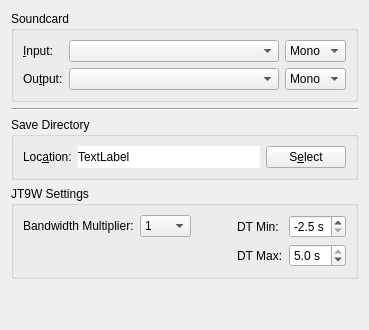
     <widget class="QWidget" name="audio_tab">
      <attribute name="title">
       <string>A&amp;udio</string>
      </attribute>
      <attribute name="toolTip">
       <string>Audio interface settings</string>
      </attribute>
      <layout class="QGridLayout" name="gridLayout_5">
       <item row="2" column="0">
        <widget class="QGroupBox" name="save_path_group_box">
         <property name="title">
          <string>Save Directory</string>
         </property>
         <layout class="QHBoxLayout" name="horizontalLayout_5">
          <item>
           <widget class="QLabel" name="save_path_label">
            <property name="text">
             <string>Loc&amp;ation:</string>
            </property>
            <property name="buddy">
             <cstring>save_path_select_push_button</cstring>
            </property>
           </widget>
          </item>
          <item>
           <widget class="QLabel" name="save_path_display_label">
            <property name="sizePolicy">
             <sizepolicy hsizetype="Preferred" vsizetype="Preferred">
              <horstretch>1</horstretch>
              <verstretch>0</verstretch>
             </sizepolicy>
            </property>
            <property name="toolTip">
             <string>Path to which .WAV files are saved.</string>
            </property>
            <property name="autoFillBackground">
             <bool>false</bool>
            </property>
            <property name="styleSheet">
             <string notr="true">background-color: rgb(255, 255, 255);</string>
            </property>
            <property name="text">
             <string>TextLabel</string>
            </property>
           </widget>
          </item>
          <item>
           <widget class="QPushButton" name="save_path_select_push_button">
            <property name="toolTip">
             <string>Click to select a different save directory for .WAV files.</string>
            </property>
            <property name="text">
             <string>S&amp;elect</string>
            </property>
           </widget>
          </item>
         </layout>
        </widget>
       </item>
       <item row="0" column="0">
        <widget class="QGroupBox" name="soundcard_group_box">
         <property name="title">
          <string>Soundcard</string>
         </property>
         <layout class="QGridLayout" name="gridLayout_6">
          <item row="1" column="1">
           <widget class="QComboBox" name="sound_output_combo_box">
            <property name="sizePolicy">
             <sizepolicy hsizetype="Preferred" vsizetype="Fixed">
              <horstretch>1</horstretch>
              <verstretch>0</verstretch>
             </sizepolicy>
            </property>
            <property name="toolTip">
             <string>Select the audio CODEC to use for transmitting.
If this is your default device for system sounds then
ensure that all system sounds are disabled otherwise
you will broadcast any systems sounds generated during
transmitting periods.</string>
            </property>
           </widget>
          </item>
          <item row="0" column="1">
           <widget class="QComboBox" name="sound_input_combo_box">
            <property name="sizePolicy">
             <sizepolicy hsizetype="Preferred" vsizetype="Fixed">
              <horstretch>1</horstretch>
              <verstretch>0</verstretch>
             </sizepolicy>
            </property>
            <property name="toolTip">
             <string>Select the audio CODEC to use for receiving.</string>
            </property>
           </widget>
          </item>
          <item row="0" column="0">
           <widget class="QLabel" name="sound_input_label">
            <property name="text">
             <string>&amp;Input:</string>
            </property>
            <property name="buddy">
             <cstring>sound_input_combo_box</cstring>
            </property>
           </widget>
          </item>
          <item row="0" column="2">
           <widget class="QComboBox" name="sound_input_channel_combo_box">
            <property name="toolTip">
             <string>Select the channel to use for receiving.</string>
            </property>
            <item>
             <property name="text">
              <string>Mono</string>
             </property>
            </item>
            <item>
             <property name="text">
              <string>Left</string>
             </property>
            </item>
            <item>
             <property name="text">
              <string>Right</string>
             </property>
            </item>
            <item>
             <property name="text">
              <string>Both</string>
             </property>
            </item>
           </widget>
          </item>
          <item row="1" column="2">
           <widget class="QComboBox" name="sound_output_channel_combo_box">
            <property name="toolTip">
             <string>Select the audio channel used for transmission.
Unless you have multiple radios connected on different
channels; then you will usually want to select mono or
both here.</string>
            </property>
            <item>
             <property name="text">
              <string>Mono</string>
             </property>
            </item>
            <item>
             <property name="text">
              <string>Left</string>
             </property>
            </item>
            <item>
             <property name="text">
              <string>Right</string>
             </property>
            </item>
            <item>
             <property name="text">
              <string>Both</string>
             </property>
            </item>
           </widget>
          </item>
          <item row="1" column="0">
           <widget class="QLabel" name="sound_output_label">
            <property name="text">
             <string>Ou&amp;tput:</string>
            </property>
            <property name="buddy">
             <cstring>sound_output_combo_box</cstring>
            </property>
           </widget>
          </item>
         </layout>
        </widget>
       </item>
       <item row="3" column="0">
        <widget class="QGroupBox" name="jt9w_group_box">
         <property name="title">
          <string>JT9W Settings</string>
         </property>
         <layout class="QGridLayout" name="gridLayout_9">
          <item row="0" column="0">
           <layout class="QFormLayout" name="formLayout_2">
            <property name="fieldGrowthPolicy">
             <enum>QFormLayout::ExpandingFieldsGrow</enum>
            </property>
            <item row="0" column="1">
             <widget class="QComboBox" name="jt9w_bandwidth_mult_combo_box">
              <item>
               <property name="text">
                <string>1</string>
               </property>
              </item>
              <item>
               <property name="text">
                <string>2</string>
               </property>
              </item>
              <item>
               <property name="text">
                <string>4</string>
               </property>
              </item>
              <item>
               <property name="text">
                <string>8</string>
               </property>
              </item>
              <item>
               <property name="text">
                <string>16</string>
               </property>
              </item>
              <item>
               <property name="text">
                <string>32</string>
               </property>
              </item>
              <item>
               <property name="text">
                <string>64</string>
               </property>
              </item>
              <item>
               <property name="text">
                <string>128</string>
               </property>
              </item>
             </widget>
            </item>
            <item row="0" column="0">
             <widget class="QLabel" name="label_3">
              <property name="text">
               <string>Bandwidth Multiplier:</string>
              </property>
              <property name="buddy">
               <cstring>jt9w_bandwidth_mult_combo_box</cstring>
              </property>
             </widget>
            </item>
           </layout>
          </item>
          <item row="0" column="2">
           <layout class="QFormLayout" name="formLayout_3">
            <property name="fieldGrowthPolicy">
             <enum>QFormLayout::ExpandingFieldsGrow</enum>
            </property>
            <item row="1" column="0">
             <widget class="QLabel" name="label_4">
              <property name="text">
               <string>DT Max:</string>
              </property>
              <property name="buddy">
               <cstring>jt9w_max_dt_double_spin_box</cstring>
              </property>
             </widget>
            </item>
            <item row="0" column="0">
             <widget class="QLabel" name="label_2">
              <property name="text">
               <string>DT Min:</string>
              </property>
              <property name="buddy">
               <cstring>jt9w_min_dt_double_spin_box</cstring>
              </property>
             </widget>
            </item>
            <item row="0" column="1">
             <widget class="QDoubleSpinBox" name="jt9w_min_dt_double_spin_box">
              <property name="suffix">
               <string> s</string>
              </property>
              <property name="decimals">
               <number>1</number>
              </property>
              <property name="minimum">
               <double>-2.500000000000000</double>
              </property>
              <property name="maximum">
               <double>5.000000000000000</double>
              </property>
              <property name="singleStep">
               <double>0.100000000000000</double>
              </property>
              <property name="value">
               <double>-2.500000000000000</double>
              </property>
             </widget>
            </item>
            <item row="1" column="1">
             <widget class="QDoubleSpinBox" name="jt9w_max_dt_double_spin_box">
              <property name="suffix">
               <string> s</string>
              </property>
              <property name="decimals">
               <number>1</number>
              </property>
              <property name="minimum">
               <double>-2.500000000000000</double>
              </property>
              <property name="maximum">
               <double>5.000000000000000</double>
              </property>
              <property name="singleStep">
               <double>0.100000000000000</double>
              </property>
              <property name="value">
               <double>5.000000000000000</double>
              </property>
             </widget>
            </item>
           </layout>
          </item>
          <item row="0" column="1">
           <spacer name="horizontalSpacer_5">
            <property name="orientation">
             <enum>Qt::Horizontal</enum>
            </property>
            <property name="sizeHint" stdset="0">
             <size>
              <width>40</width>
              <height>20</height>
             </size>
            </property>
           </spacer>
          </item>
         </layout>
        </widget>
       </item>
       <item row="5" column="0">
        <spacer name="verticalSpacer_3">
         <property name="orientation">
          <enum>Qt::Vertical</enum>
         </property>
         <property name="sizeHint" stdset="0">
          <size>
           <width>20</width>
           <height>40</height>
          </size>
         </property>
        </spacer>
       </item>
       <item row="1" column="0">
        <widget class="Line" name="line_2">
         <property name="orientation">
          <enum>Qt::Horizontal</enum>
         </property>
        </widget>
       </item>
      </layout>
     </widget>
